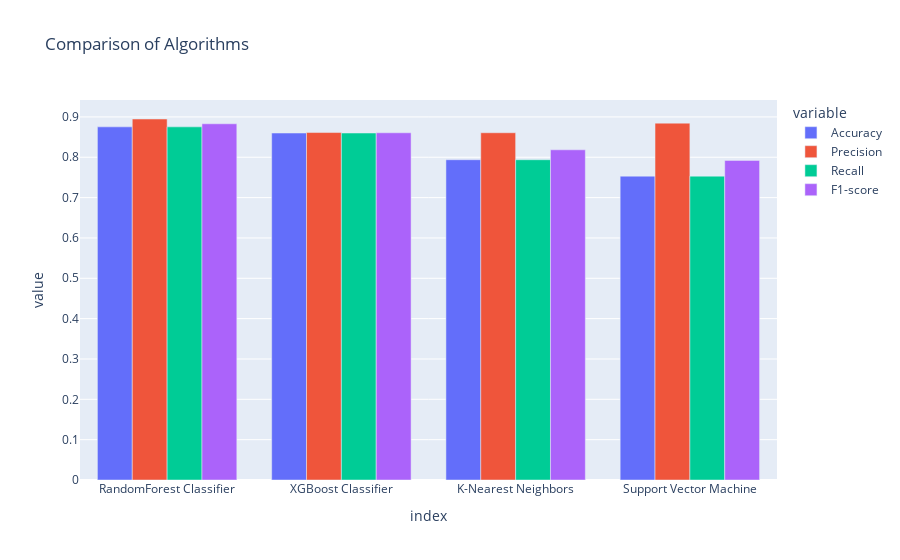

Source (notebook cell):
### Code cell
import plotly.express as px
fig = px.bar(classm_df,title="Comparison of Algorithms",barmode='group')
fig.show()

### Figure 1 — Plotly figure (JSON) as saved in the notebook; plotly's stock layout.template omitted (floating-point values rounded to 4 significant figures)
{"data": [{"alignmentgroup": "True", "hovertemplate": "variable=Accuracy<br>index=%{x}<br>value=%{y}<extra></extra>", "legendgroup": "Accuracy", "marker": {"color": "#636efa", "pattern": {"shape": ""}}, "name": "Accuracy", "offsetgroup": "Accuracy", "orientation": "v", "showlegend": true, "textposition": "auto", "type": "bar", "x": ["RandomForest Classifier", "XGBoost Classifier", "K-Nearest Neighbors", "Support Vector Machine"], "xaxis": "x", "y": [0.8753, 0.8601, 0.7939, 0.7532], "yaxis": "y"}, {"alignmentgroup": "True", "hovertemplate": "variable=Precision<br>index=%{x}<br>value=%{y}<extra></extra>", "legendgroup": "Precision", "marker": {"color": "#EF553B", "pattern": {"shape": ""}}, "name": "Precision", "offsetgroup": "Precision", "orientation": "v", "showlegend": true, "textposition": "auto", "type": "bar", "x": ["RandomForest Classifier", "XGBoost Classifier", "K-Nearest Neighbors", "Support Vector Machine"], "xaxis": "x", "y": [0.8948, 0.8613, 0.8607, 0.8846], "yaxis": "y"}, {"alignmentgroup": "True", "hovertemplate": "variable=Recall<br>index=%{x}<br>value=%{y}<extra></extra>", "legendgroup": "Recall", "marker": {"color": "#00cc96", "pattern": {"shape": ""}}, "name": "Recall", "offsetgroup": "Recall", "orientation": "v", "showlegend": true, "textposition": "auto", "type": "bar", "x": ["RandomForest Classifier", "XGBoost Classifier", "K-Nearest Neighbors", "Support Vector Machine"], "xaxis": "x", "y": [0.8753, 0.8601, 0.7939, 0.7532], "yaxis": "y"}, {"alignmentgroup": "True", "hovertemplate": "variable=F1-score<br>index=%{x}<br>value=%{y}<extra></extra>", "legendgroup": "F1-score", "marker": {"color": "#ab63fa", "pattern": {"shape": ""}}, "name": "F1-score", "offsetgroup": "F1-score", "orientation": "v", "showlegend": true, "textposition": "auto", "type": "bar", "x": ["RandomForest Classifier", "XGBoost Classifier", "K-Nearest Neighbors", "Support Vector Machine"], "xaxis": "x", "y": [0.883, 0.8607, 0.8185, 0.7923], "yaxis": "y"}], "layout": {"barmode": "group", "legend": {"title": {"text": "variable"}, "tracegroupgap": 0}, "title": {"text": "Comparison of Algorithms"}, "xaxis": {"anchor": "y", "domain": [0, 1], "title": {"text": "index"}}, "yaxis": {"anchor": "x", "domain": [0, 1], "title": {"text": "value"}}}}
